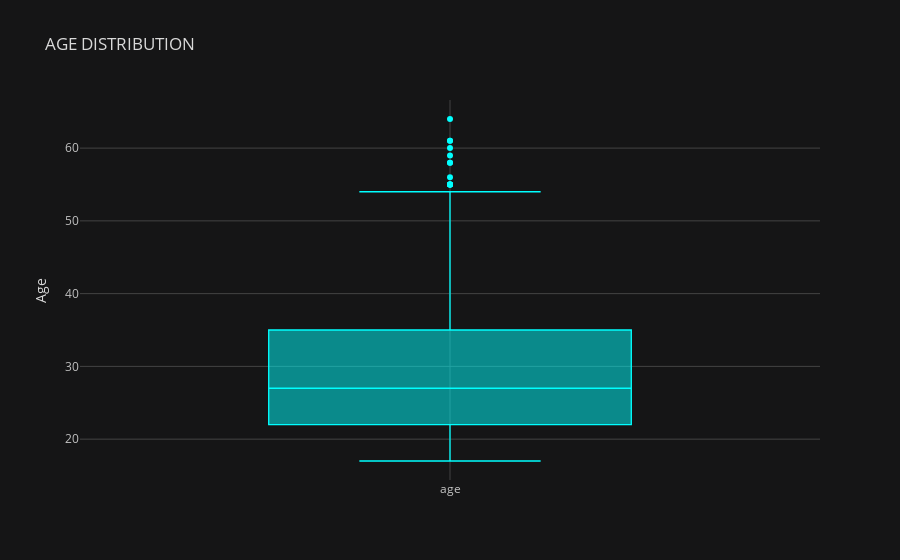

The code cell stored with this chart in its notebook:
### Markdown cell above
Visualising again

### Code cell
df['age'].sort_values().iplot(kind='box', title='AGE DISTRIBUTION', yTitle = 'Age', theme='solar', color='cyan', boxpoints="outliers")

### Figure 1 — Plotly figure (JSON) as saved in the notebook; plotly's stock layout.template omitted (floating-point values rounded to 4 significant figures; data arrays with more than 128 entries replaced by an {"elided": "..."} marker saying what was removed)
{"data": [{"boxpoints": "outliers", "line": {"width": 1.3}, "marker": {"color": "rgba(0, 255, 255, 1.0)"}, "name": "age", "orientation": "v", "type": "box", "y": {"elided": "608 int values"}}], "layout": {"legend": {"bgcolor": "#151516", "font": {"color": "#D9D9D9"}}, "paper_bgcolor": "#151516", "plot_bgcolor": "#151516", "title": {"font": {"color": "#D9D9D9"}, "text": "AGE DISTRIBUTION"}, "xaxis": {"gridcolor": "#434343", "showgrid": true, "tickfont": {"color": "#C2C2C2"}, "title": {"font": {"color": "#D9D9D9"}, "text": ""}, "zerolinecolor": "#666570"}, "yaxis": {"gridcolor": "#434343", "showgrid": true, "tickfont": {"color": "#C2C2C2"}, "title": {"font": {"color": "#D9D9D9"}, "text": "Age"}, "zerolinecolor": "#666570"}}}
